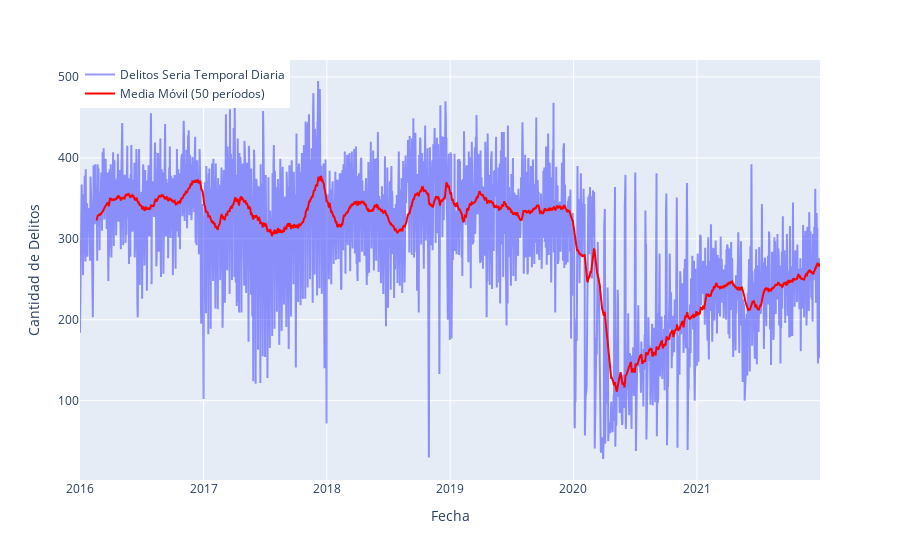

Notebook source saved alongside this figure:
### Code cell
fig = px.line()

# Calcular la media móvil de 10 periodos
ts['media_movil'] = ts['tipo_delito'].rolling(window=50).mean()

# Agregar la serie de tiempo con transparencia
fig.add_trace(go.Scatter(x=ts.index, y=ts['tipo_delito'], mode='lines', name='Delitos Seria Temporal Diaria',
                        line=dict(color='blue'), opacity=0.4))  # Color azul con transparencia

# Agregar la media móvil con un color distinguible
fig.add_trace(go.Scatter(x=ts.index, y=ts['media_movil'], mode='lines', name='Media Móvil (50 períodos)',
                         line=dict(color='red')))  # Color rojo


# Personalizar el diseño del gráfico
fig.update_layout(xaxis_title='Fecha', yaxis_title='Cantidad de Delitos',legend=dict(x=0, y=1))
fig.show()

### Figure 1 — Plotly figure (JSON) as saved in the notebook; plotly's stock layout.template omitted (floating-point values rounded to 4 significant figures; data arrays with more than 128 entries replaced by an {"elided": "..."} marker saying what was removed)
{"data": [{"hovertemplate": "<extra></extra>", "legendgroup": "", "line": {"color": "#636efa", "dash": "solid"}, "marker": {"symbol": "circle"}, "mode": "lines", "name": "", "orientation": "v", "showlegend": false, "type": "scatter", "xaxis": "x", "yaxis": "y"}, {"line": {"color": "blue"}, "mode": "lines", "name": "Delitos Seria Temporal Diaria", "opacity": 0.4, "type": "scatter", "x": {"elided": "2192 str values"}, "y": {"elided": "2192 int values"}}, {"line": {"color": "red"}, "mode": "lines", "name": "Media Móvil (50 períodos)", "type": "scatter", "x": {"elided": "2192 str values"}, "y": {"elided": "2192 float values"}}], "layout": {"legend": {"tracegroupgap": 0, "x": 0, "y": 1}, "margin": {"t": 60}, "xaxis": {"anchor": "y", "domain": [0, 1], "title": {"text": "Fecha"}}, "yaxis": {"anchor": "x", "domain": [0, 1], "title": {"text": "Cantidad de Delitos"}}}}
